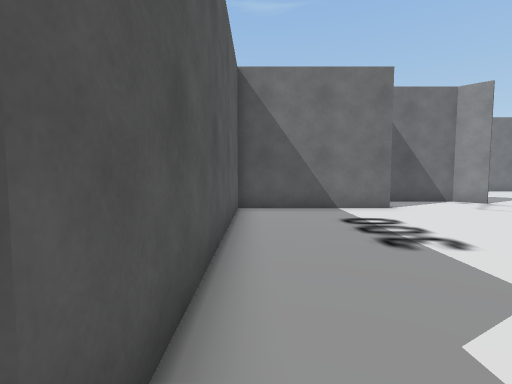
view 1 (above)

24 first-person views from a walk through a 3-D level made in the Unity game engine. The camera is 1.2 m above the floor, tilts 4° down and sees 85° across. The floor is counted in squares, 1 m on a side. Each view is taken from the middle of a square. On the plan, view 1 faces up. The plan holds only what a view shows up to about 13 squares ahead; the rest is blank. The place goes on beyond the plan. The player character is not drawn.

view 2
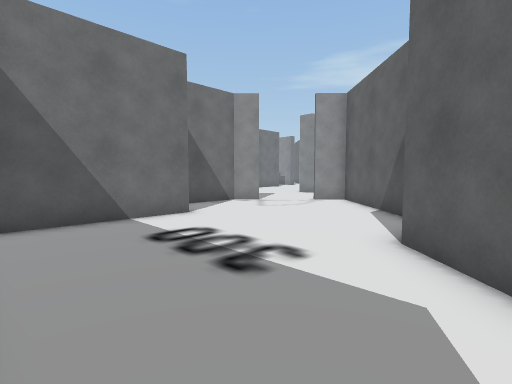

view 3
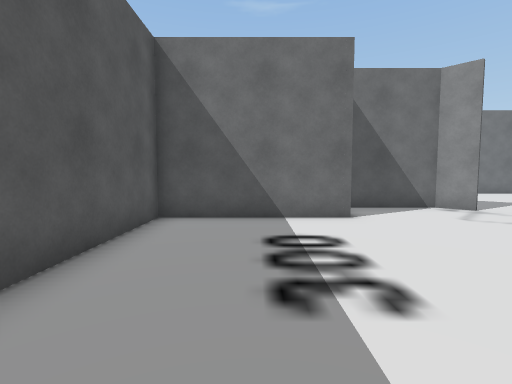

view 4
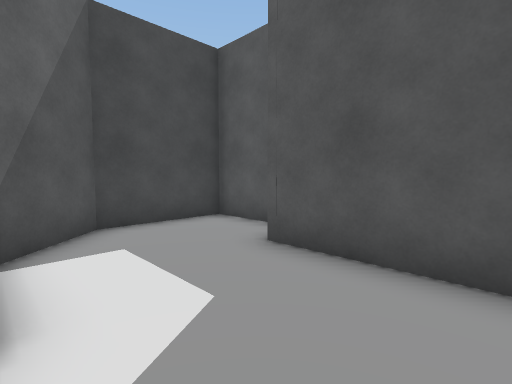

view 5
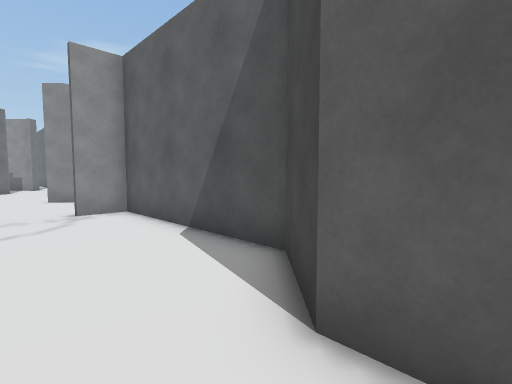

view 6
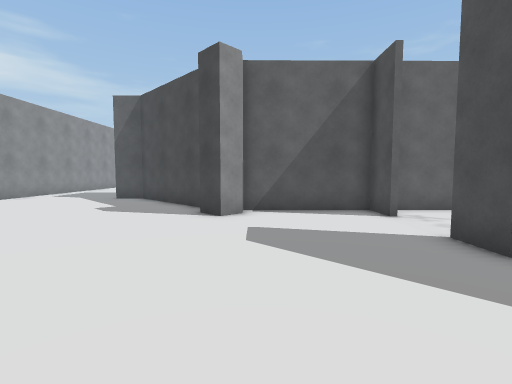

view 7
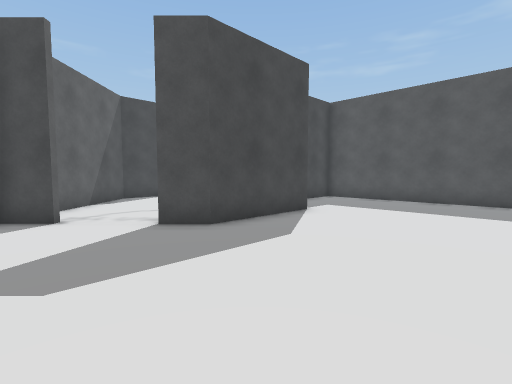

view 8
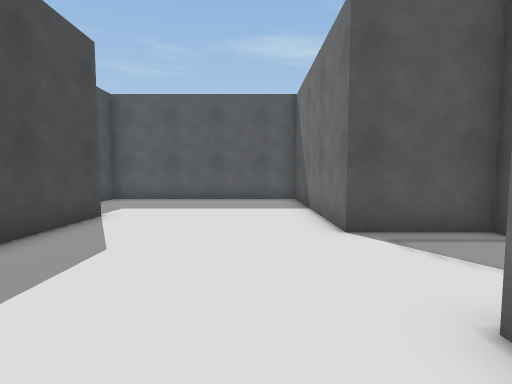

view 9
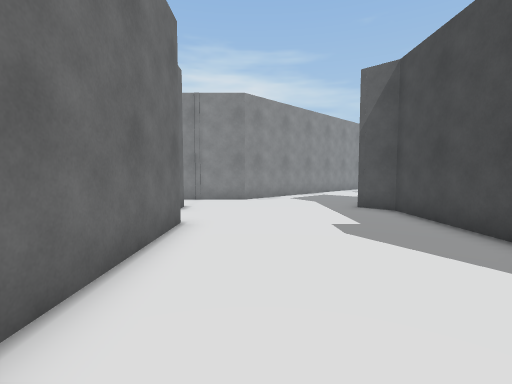

view 10
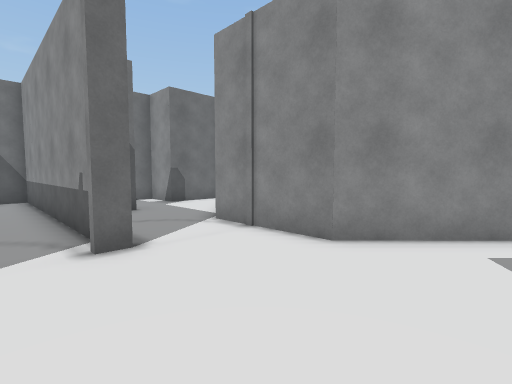

view 11
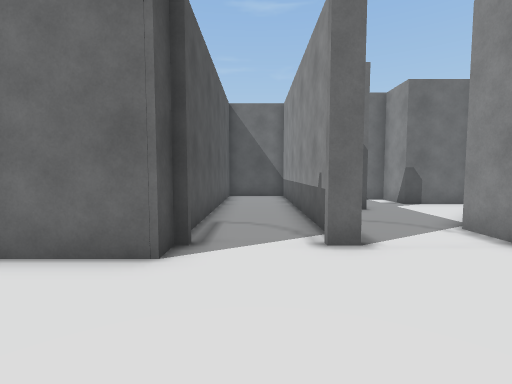

view 12
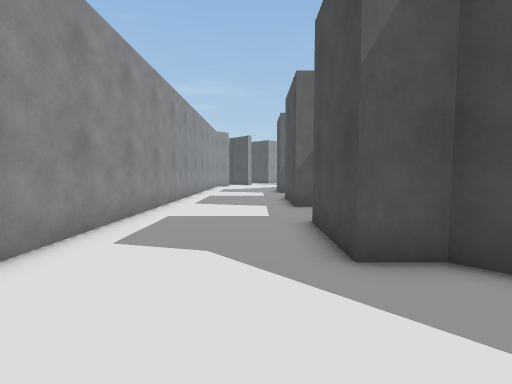

view 13
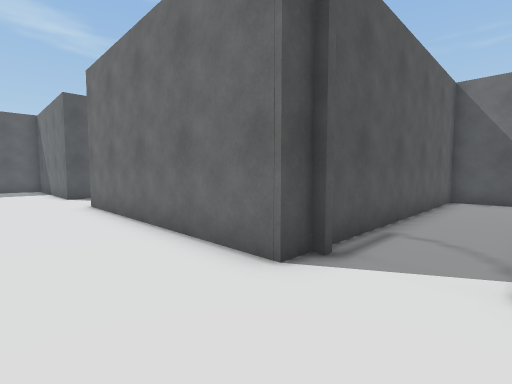

view 14
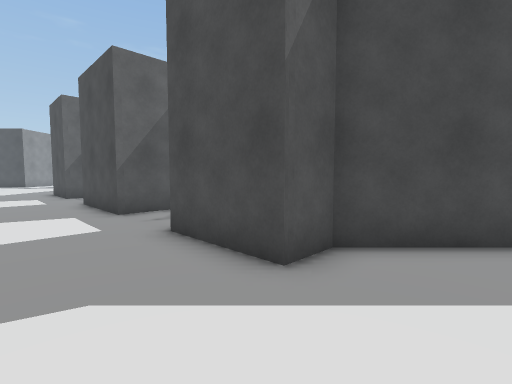

view 15
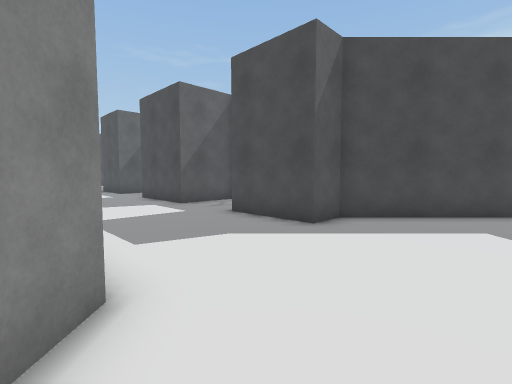

view 16
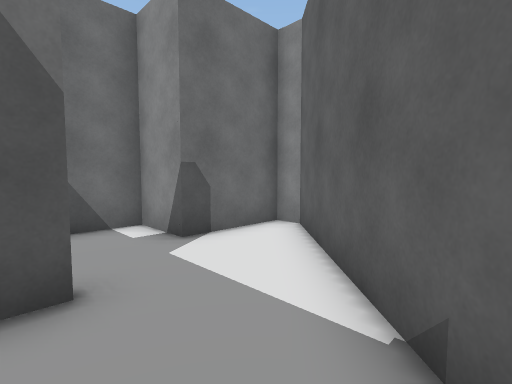

view 17
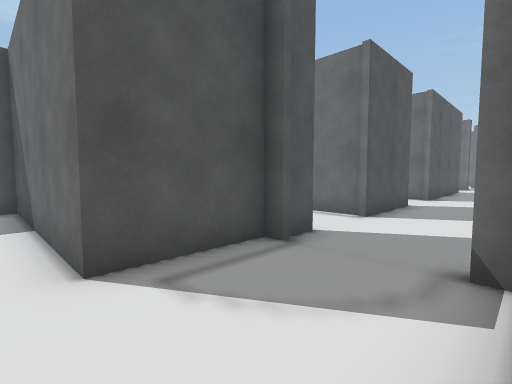

view 18
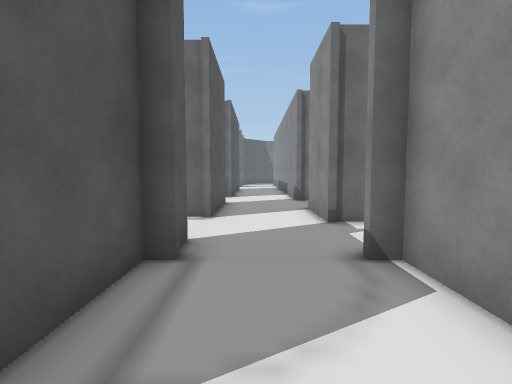

view 19
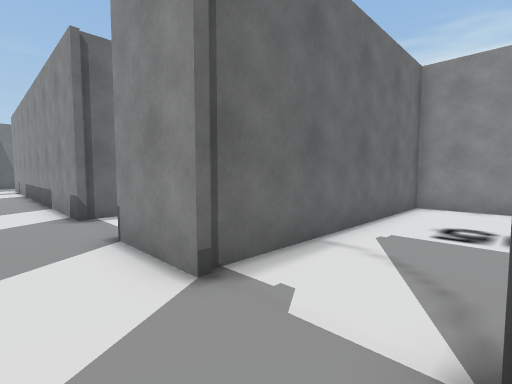

view 20
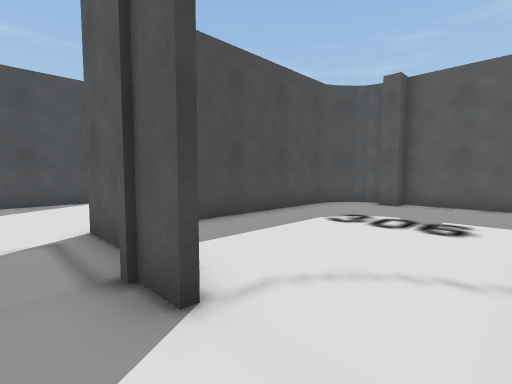

view 21
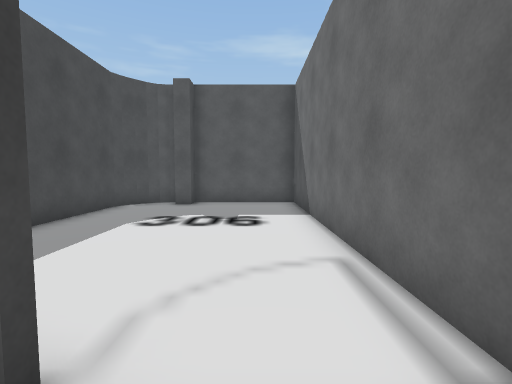

view 22
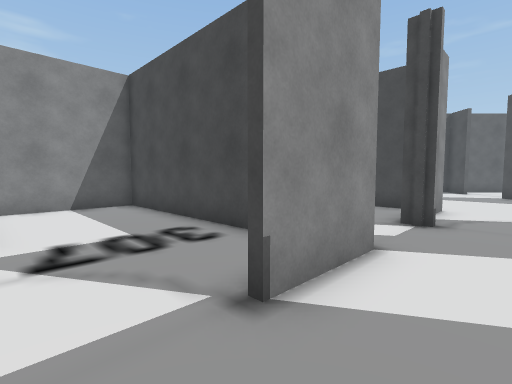

view 23
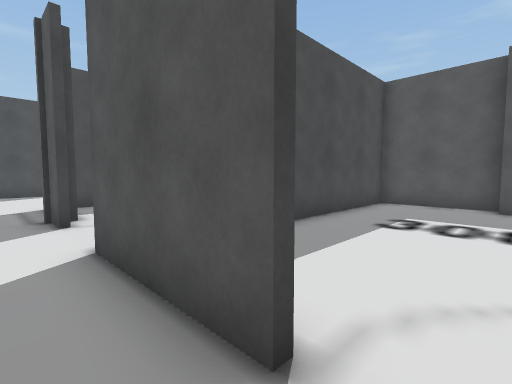

view 24
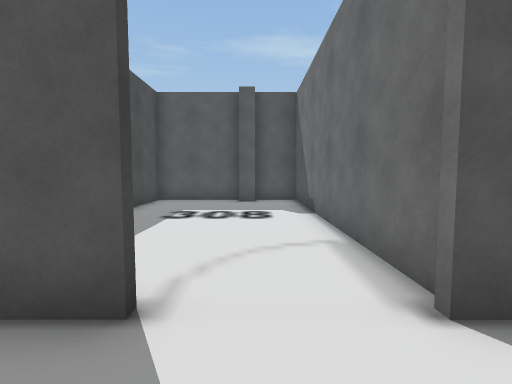

### Floor plan
Points are (right, up) in squares from view 1. A wall is a line through its corners. A room is listed if a view was taken in it or the views show most of it. See-through windows are left out.
Room 1 (views 1, 2, 3, 4, 5)
walls: (3.6, 2.1) (5, 3.5) (7.2, 3.5) (11.7, 8) (10.6, 9.1); (4.6, 9.4) (-0.6, 9.4); (-0.6, 10.1) (-0.6, 0.6); (9, 10.6) (8.1, 11.5) (5.2, 11.5); (-2, -0.5) (-2, -2.5) (1.3, -2.5) (2.9, -0.9)
ways out: opening at (9.5, 10) to room 2
Room 2 (views 6, 7, 8, 9, 10, 11, 12, 13, 14, 15, 16, 17, 18)
walls: (16.1, 11.6) (20.8, 11.6) (21.6, 12.5) (23.8, 10.3); (18.7, 18.6) (18.7, 17.8) (10, 17.8) (10, 19.6); (21.8, 18.5) (21.1, 18.5); (21.4, 19.6) (21.4, 28.2) (18.7, 28.2) (18.7, 19.1); (10.7, 9.2) (11.8, 8.1); (11.7, 8) (14.6, 11) (14.1, 11.5) (14.1, 12.3) (15.1, 12.3); (6.8, 20.8) (6.5, 20.8) (6.5, 17.8) (-0.6, 17.8) (-0.6, 10.1); (23.6, 23) (23, 23); (24.1, 6.3) (25.9, 8.1) (28.5, 5.5); (4.2, 11.6) (8.3, 11.6) (9.1, 10.8); (29.6, 11.2) (24.4, 16.5) (24.4, 19.9) (28.4, 23.9) (28.4, 24.6) (25.7, 24.6) (25.7, 26.3) (24.1, 26.3); (-0.6, 9.6) (1.2, 9.6)
ways out: opening at (9.5, 10) to room 1; opening at (8.5, 19.5) to room 3
Room 3 (views 19, 20, 21)
walls: (6.8, 21.9) (6.8, 20.8); (6.8, 24.6) (-3.3, 24.6) (-3.3, 20.6) (-2.5, 20.6) (-2.5, 19.9); (-2.3, 18.2) (-1.9, 18) (5.6, 18); (-3.3, 19.6) (-3.2, 19.1) (-2.9, 18.8); (-3.1, 19) (-2.1, 18); (10, 19.6) (10, 20.8)
ways out: opening at (8.5, 19.5) to room 2; opening at (8.5, 25.5) to room 4; opening at (10, 22.5) to room 5
Room 4 (views 22, 23, 24)
walls: (6.8, 28) (6.8, 24.6); (6.6, 30.8) (-3.3, 30.8) (-3.3, 28.9); (6.8, 32.2) (6.8, 30.5); (9.7, 29) (9.7, 34.5); (-2.5, 29) (-2.5, 28.2); (9.7, 23.8) (9.7, 26.2); (-3.3, 28.4) (-3.3, 24.7) (2.4, 24.7)
ways out: opening at (8.5, 25.5) to room 3; opening at (10, 27.5)
Room 5 (no view inside)
walls: (11.1, 18) (12, 18); (18.4, 21.4) (18.4, 24); (9.5, 21) (10.2, 21); (18.5, 23.8) (9.7, 23.8)
ways out: opening at (10, 22.5) to room 3

Where each view was taken, in squares from view 1:
view 1: 0 up, 0 right, facing up
view 2: 2 up, 0 right, facing up-right
view 3: 2 up, 2 right, facing up
view 4: 4 up, 3 right, facing down-left
view 5: 4 up, 3 right, facing right
view 6: 17 up, 8 right, facing down-right
view 7: 17 up, 12 right, facing down-left
view 8: 16 up, 12 right, facing left
view 9: 16 up, 12 right, facing right
view 10: 14 up, 20 right, facing up-right
view 11: 14 up, 20 right, facing up
view 12: 16 up, 20 right, facing down-right
view 13: 15 up, 21 right, facing up-left
view 14: 16 up, 22 right, facing down
view 15: 19 up, 23 right, facing down
view 16: 20 up, 23 right, facing up-right
view 17: 17 up, 10 right, facing up-left
view 18: 17 up, 8 right, facing up
view 19: 21 up, 8 right, facing up-right
view 20: 24 up, 8 right, facing down-left
view 21: 23 up, 8 right, facing left
view 22: 28 up, 8 right, facing down-right
view 23: 29 up, 8 right, facing down-left
view 24: 29 up, 9 right, facing left
